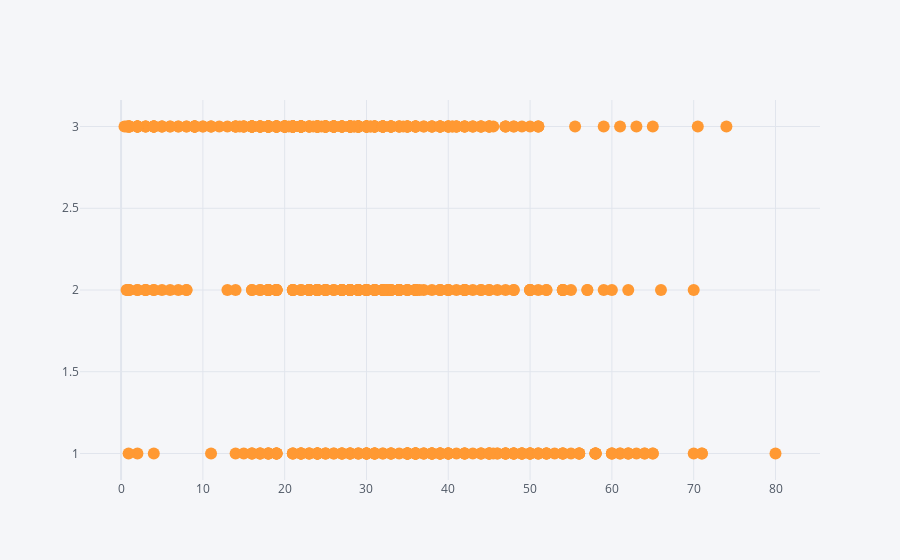

Notebook code cell kept with this figure:
### Code cell
df2.iplot(x = 'age', y = 'pclass', mode = 'markers')

### Figure 1 — Plotly figure (JSON) as saved in the notebook; plotly's stock layout.template omitted (floating-point values rounded to 4 significant figures; data arrays with more than 128 entries replaced by an {"elided": "..."} marker saying what was removed)
{"data": [{"line": {"color": "rgba(255, 153, 51, 1.0)", "dash": "solid", "shape": "linear", "width": 1.3}, "marker": {"size": 12, "symbol": "circle"}, "mode": "markers", "name": "pclass", "text": "", "type": "scatter", "x": {"elided": "891 float values"}, "y": {"elided": "891 int values"}}], "layout": {"legend": {"bgcolor": "#F5F6F9", "font": {"color": "#4D5663"}}, "paper_bgcolor": "#F5F6F9", "plot_bgcolor": "#F5F6F9", "title": {"font": {"color": "#4D5663"}}, "xaxis": {"gridcolor": "#E1E5ED", "showgrid": true, "tickfont": {"color": "#4D5663"}, "title": {"font": {"color": "#4D5663"}, "text": ""}, "zerolinecolor": "#E1E5ED"}, "yaxis": {"gridcolor": "#E1E5ED", "showgrid": true, "tickfont": {"color": "#4D5663"}, "title": {"font": {"color": "#4D5663"}, "text": ""}, "zerolinecolor": "#E1E5ED"}}}
